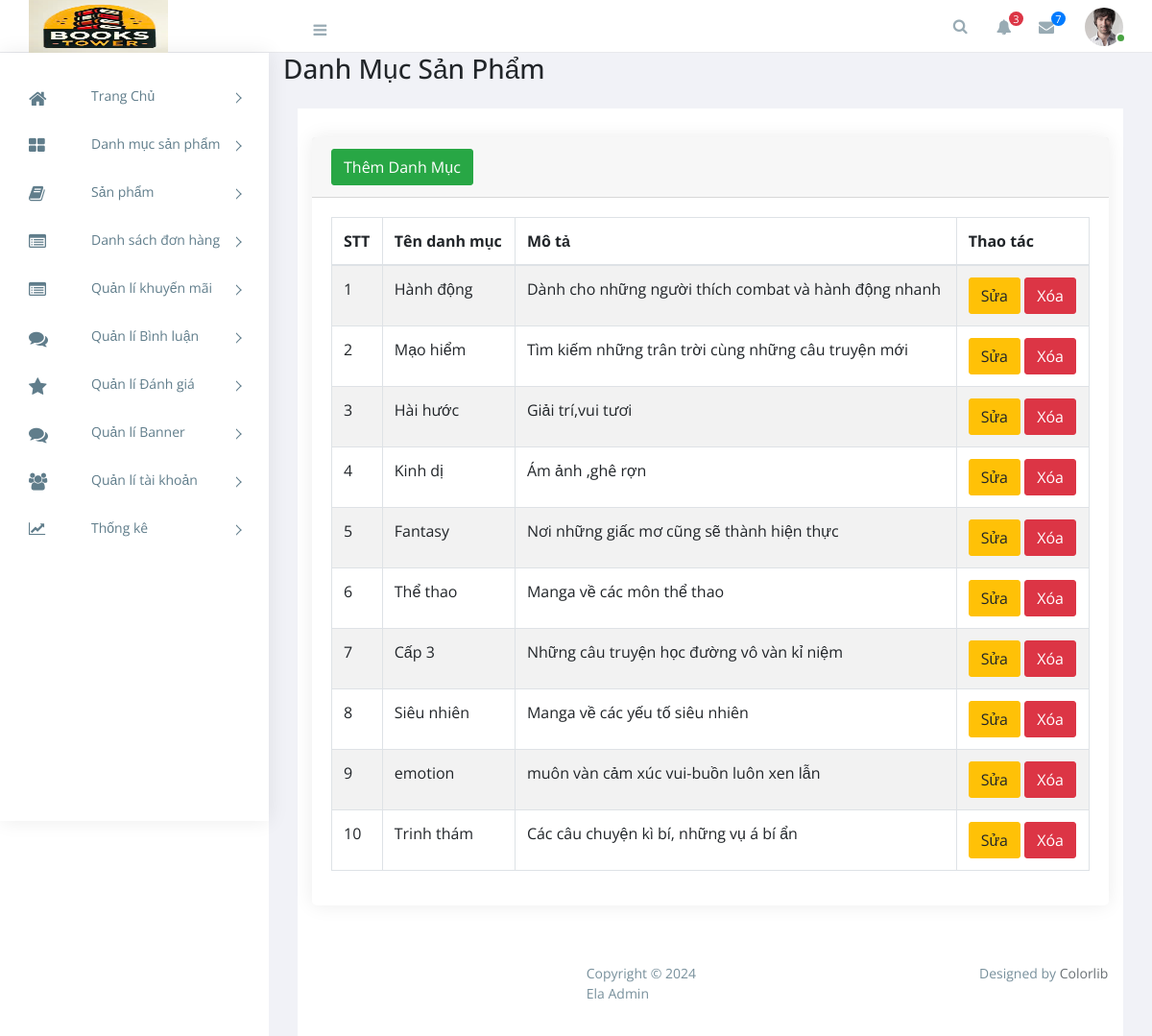
Screenshot of /admin/index.php?act=listdm with the database file from the repository.
### tables this page shows
CREATE TABLE `categories` (
  `id` int NOT NULL,
  `name` varchar(255) NOT NULL,
  `description` text,
  `created_at` timestamp NULL DEFAULT CURRENT_TIMESTAMP,
  `updated_at` timestamp NULL DEFAULT CURRENT_TIMESTAMP ON UPDATE CURRENT_TIMESTAMP
);

### admin/controllers/DanhMucController.php (called while the page is built, shortened)
<?php
require_once '../commons/core.php';
class DanhMucController
{
    public $modelDanhmuc;
    public function __construct()
    {
        $this->modelDanhmuc = new DanhMuc();
    }
    public function danhSachDanhMuc()
    {
        $listDanhMuc = $this->modelDanhmuc->getAllDanhMuc();
        require_once './views/danhmuc/listdm.php';
    }
}

### commons/core.php (called while the page is built, shortened)
<?php
function connectDB() {
    $host = DB_HOST;
    $port = DB_PORT;
    $dbname = DB_NAME;
    try {
        $conn = new PDO("mysql:host=$host;port=$port;dbname=$dbname", DB_USERNAME, DB_PASSWORD);
        $conn->setAttribute(PDO::ATTR_ERRMODE, PDO::ERRMODE_EXCEPTION);
        $conn->setAttribute(PDO::ATTR_DEFAULT_FETCH_MODE, PDO::FETCH_ASSOC);
        return $conn;
    } catch (PDOException $e) {
        echo ("Connection failed: " . $e->getMessage());
    }
}
?>

### admin/models/DanhMuc.php (called while the page is built, shortened)
<?php
class DanhMuc
{
    public  $conn;
    public function __construct()
    {
        $this->conn = connectDB();
    }
    public function getAllDanhMuc()
    {
        try {
            $sql = "SELECT * FROM categories";
            $stmt = $this->conn->prepare($sql);
            $stmt->execute();
            return $stmt->fetchAll();
        } catch (Exception $e) {
            echo "lỗi" . $e->getMessage();
        }
    }
}

### admin/views/danhmuc/listdm.php (the view, shortened to what this page needs)
<div class="container-fluid">
  <section class="content-header">
    <div class="row mb-4">
      <div class="col-md-6">
        <h3>Danh Mục Sản Phẩm</h3>
      </div>
    </div>
  </section>
  <section class="content">
    <div class="row">
      <div class="col-12">
        <div class="card">
          <div class="card-header">
            <a href="<?= BASE_URL_ADMIN . '?act=form-them-danh-muc' ?>">
              <button class="btn btn-success">Thêm Danh Mục</button>
            </a>
          </div>
          <div class="card-body">
            <div class="table-responsive">
              <table class="table table-bordered table-striped">
                <thead>
                  <tr>
                    <th scope="col">STT</th>
                    <th scope="col">Tên danh mục</th>
                    <th scope="col">Mô tả</th>
                    <th scope="col">Thao tác</th>
                  </tr>
                </thead>
                <tbody>
                  <?php foreach ($listDanhMuc as $key => $danhMuc) : ?>
                    <tr>
                      <td><?= $key + 1 ?></td>
                      <td><?= htmlspecialchars($danhMuc['name'], ENT_QUOTES, 'UTF-8') ?></td>
                      <td><?= htmlspecialchars($danhMuc['description'], ENT_QUOTES, 'UTF-8') ?></td>
                      <td>
                        <a href="<?= BASE_URL_ADMIN . '?act=form-sua-danh-muc&id=' . $danhMuc['id'] ?>">
                          <button class="btn btn-warning">Sửa</button>
                        </a>
                        <a href="<?= BASE_URL_ADMIN . '?act=xoa-danh-muc&id=' . $danhMuc['id'] ?>"
                          onclick="return confirm('Bạn có đồng ý xóa hay không?')">
                          <button class="btn btn-danger">Xóa</button>
                        </a>
                      </td>
                    </tr>
                  <?php endforeach ?>
                </tbody>
              </table>
            </div>
          </div>
        </div>
      </div>
    </div>
  </section>
</div>

### admin/assets/css/style.css (style rules this page uses)
body { display: table; font-family: "Open Sans", sans-serif; font-size: 16px; width: 100%; }
a, button { text-decoration: none; outline: none !important; color: #878787; -webkit-transition: all 0.25s ease; transition: all 0.25s ease; }
h1, h2, h3, h4, h5, h6 { margin: 0; }
.btn, button, input, textarea { -webkit-box-shadow: none; box-shadow: none; outline: 0 !important; }
.btn { border-radius: 3px; }
.content { float: left; padding: 1.875em; width: 100%; }
.card { margin-bottom: 1.875em; border-radius: 5px; padding: 0; border: 0px solid transparent; -webkit-box-shadow: 0 0 20px rgba(0, 0, 0, 0.08); box-shadow: 0 0 20px rgba(0, 0, 0, 0.08); }
.card .card-body { float: left; padding: 1.25em; position: relative; width: 100%; }
.btn, .button { display: inline-block; font-weight: 400; text-align: center; white-space: nowrap; vertical-align: middle; -webkit-transition: all .15s ease-in-out; transition: all .15s ease-in-out; border-radius: 3; cursor: pointer; }
@media (max-width: 1368px) { .card-body { padding: 15px; } }

### rows the page displays
categories: name "Hành động", description "Dành cho những người thích combat và hành động nhanh"
categories: name "Mạo hiểm", description "Tìm kiếm những trân trời cùng những câu truyện mới"
categories: name "Hài hước", description "Giải trí,vui tươi"
categories: name "Kinh dị", description "Ám ảnh ,ghê rợn"
categories: name "Fantasy", description "Nơi những giấc mơ cũng sẽ thành hiện thực"
categories: name "Thể thao", description "Manga về các môn thể thao"
categories: name "Cấp 3", description "Những câu truyện học đường vô vàn kỉ niệm"
categories: name "Siêu nhiên", description "Manga về các yếu tố siêu nhiên"
categories: name "emotion", description "muôn vàn cảm xúc vui-buồn luôn xen lẫn"
categories: name "Trinh thám", description "Các câu chuyện kì bí, những vụ á bí ẩn"
